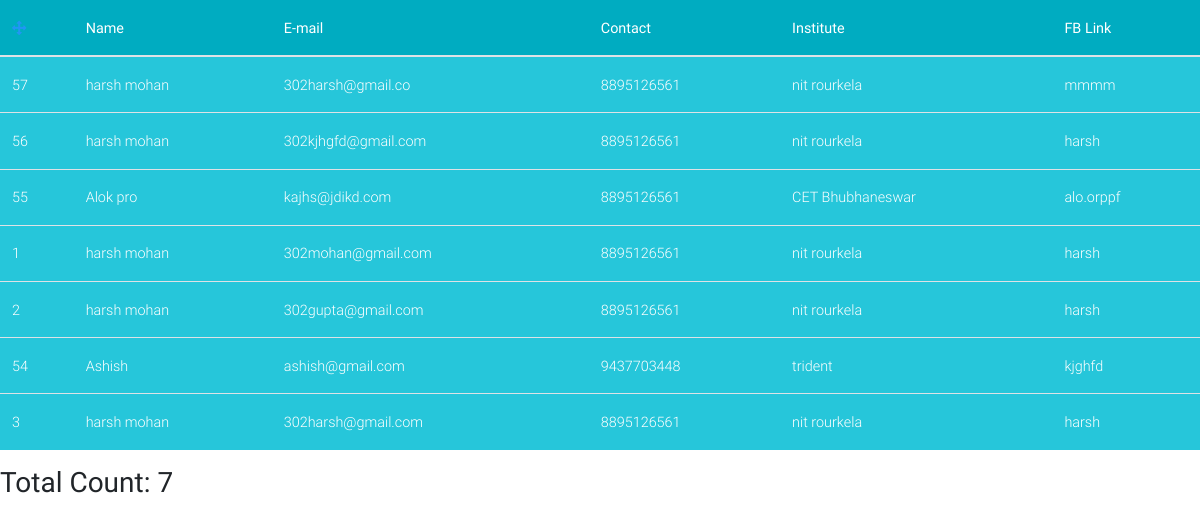
The page /ca_admin.php on the database its author committed.
### tables this page shows
CREATE TABLE IF NOT EXISTS `ca` (
  `sno` tinyint(4) NOT NULL AUTO_INCREMENT,
  `name` varchar(100) NOT NULL,
  `email` varchar(100) NOT NULL,
  `contact` varchar(100) NOT NULL,
  `college` varchar(100) NOT NULL,
  `link` varchar(100) NOT NULL,
  PRIMARY KEY (`sno`)
);

### ca_admin.php (the view, shortened to what this page needs)
<!DOCTYPE html>
<html lang="en">
<head>
  <link rel="stylesheet" href="https://maxcdn.bootstrapcdn.com/font-awesome/4.7.0/css/font-awesome.min.css">
  <link href="css/bootstrap.min.css" rel="stylesheet">
  <link href="css/mdb.min.css" rel="stylesheet">
  <link href="css/style.css" rel="stylesheet">
</head>
<body>
<table class="table">
    <thead>
        <tr style="background-color: #00acc1;">
            <th><a class="blue-text"><i class="fa fa-arrows"></i></a></th>
            <th>Name</th>
            <th>E-mail</th>
            <th>Contact</th>
            <th>Institute</th>
            <th>FB Link</th>
        </tr>
    </thead>
    <tbody style="background-color: #26c6da;">
    <?php
        $conn=new mysqli("localhost","root","","nitrutsav");
        $sql="SELECT sno,name,email,contact,college,link FROM ca";
        $result=$conn->query($sql);
        if($result->num_rows>0)
        {
            while($row=$result->fetch_assoc())
            {
                echo "<tr><td>".$row["sno"]."</td><td>".$row["name"]."</td><td>".$row["email"]."</td><td>".$row["contact"]."</td><td>".$row["college"]."</td><td>".$row["link"]."</td></tr>";
            }
        }
    ?>
    </tbody>
</table>
<h3><strong>Total Count: <?php echo $result->num_rows; ?></strong></h3>
</body>
</html>

### css/style.css (style rules this page uses)
.table { color: white; }

### ca_admin.php (style rules this page uses)
.table { color: white; }

### rows shown on the page
ca: sno "57", name "harsh mohan", email "302harsh@gmail.co", contact "8895126561", college "nit rourkela", link "mmmm"
ca: sno "56", name "harsh mohan", email "302kjhgfd@gmail.com", contact "8895126561", college "nit rourkela", link "harsh"
ca: sno "55", name "Alok pro", email "kajhs@jdikd.com", contact "8895126561", college "CET Bhubhaneswar", link "alo.orppf"
ca: sno "1", name "harsh mohan", email "302mohan@gmail.com", contact "8895126561", college "nit rourkela", link "harsh"
ca: sno "2", name "harsh mohan", email "302gupta@gmail.com", contact "8895126561", college "nit rourkela", link "harsh"
ca: sno "54", name "Ashish", email "ashish@gmail.com", contact "9437703448", college "trident", link "kjghfd"
ca: sno "3", name "harsh mohan", email "302harsh@gmail.com", contact "8895126561", college "nit rourkela", link "harsh"

### other values the page prints
$result->num_rows "7"
